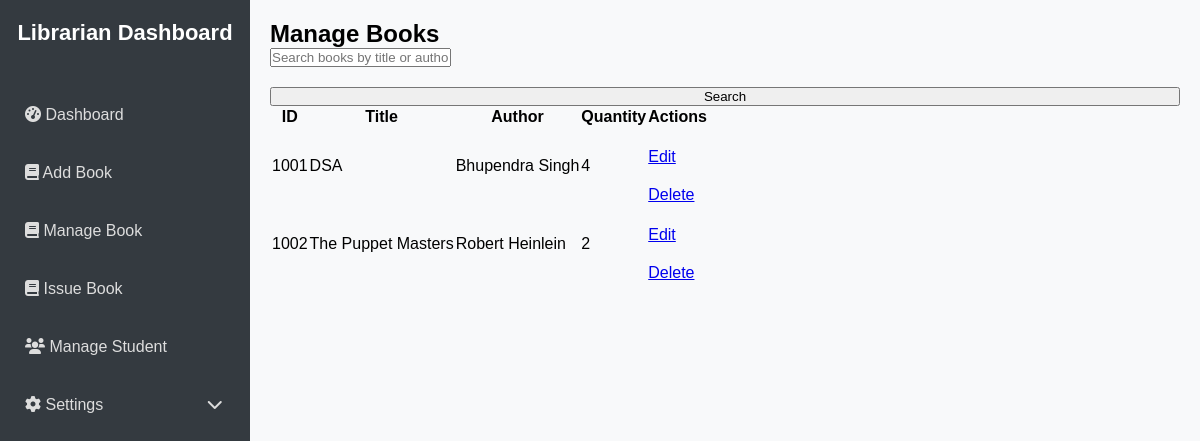
Page /librarian/manage_books.php (signed in) on the earlier database version.
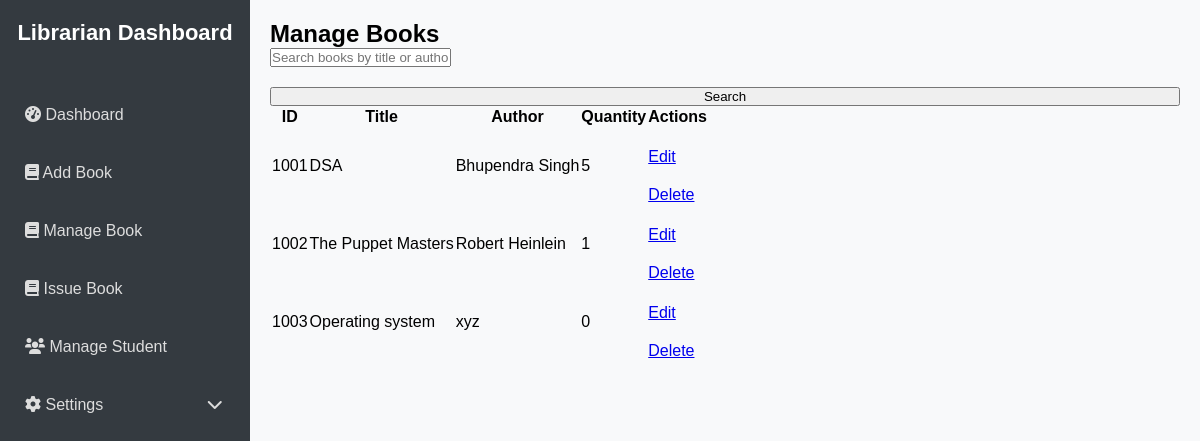
Same page on the later database version.
### tables this page shows
CREATE TABLE `books` (
  `B_id` int(11) NOT NULL,
  `Title` varchar(255) NOT NULL,
  `Author` varchar(255) NOT NULL,
  `ISBN` varchar(20) DEFAULT NULL,
  `Category` varchar(255) DEFAULT NULL,
  `Status` enum('Available','Reserved','Issued') DEFAULT 'Available',
  `Quantity` int(11) NOT NULL
);

### librarian/manage_books.php (the view, shortened to what this page needs)
<?php
require '../includes/config.php';
$search_query = "";
$books_query = "SELECT * FROM books WHERE Title LIKE '%$search_query%' OR Author LIKE '%$search_query%'";
$books_result = mysqli_query($conn, $books_query);
?>
<!DOCTYPE html>
<html lang="en">
<head>
    <link rel="stylesheet" href="../assets/css/style.css">
    <link rel="stylesheet" href="https://cdnjs.cloudflare.com/ajax/libs/font-awesome/6.0.0/css/all.min.css">
    <link rel="stylesheet" href="style.css">
    <link rel="stylesheet" href="../assets/css/style.css">
</head>
<body>
<aside class="sidebar">
        <h1>Librarian Dashboard</h1>
        <nav>
            <ul>
                <li><a href="dashboard.php"><i class="fas fa-tachometer-alt"></i> Dashboard</a></li>
                <li><a href="add_books.php"><i class="fas fa-book"></i> Add Book</a></li>
                <li><a href="manage_books.php"><i class="fas fa-book"></i> Manage Book</a></li>
                <li><a href="issuebook.php"><i class="fas fa-book"></i> Issue Book</a></li>
                <li><a href="manage_student.php"><i class="fa-solid fa-users"></i> Manage Student</a></li>
                <li class="dropdown">
                    <a href="#" onclick="toggleDropdown()" class="dropdown-toggle"><i class="fas fa-cog"></i> Settings <i class="fa fa-chevron-down" style=" margin-left: 100px;"></i></a>
                </li>
            </ul>
        </nav>
    </aside>
<main class="main-content">
    <header class="dashboard-header">
        <h2>Manage Books</h2>
        <form method="GET" action="manage_books.php" class="search-form">
            <input type="text" name="search" placeholder="Search books by title or author" value="<?= htmlspecialchars($search_query); ?>" class="search-input">
            <button type="submit" class="btn btn-primary">Search</button>
        </form>
    </header>
    <table class="table">
        <thead>
            <tr>
                <th>ID</th>
                <th>Title</th>
                <th>Author</th>
                <th>Quantity</th>
                <th>Actions</th>
            </tr>
        </thead>
        <tbody>
            <?php if (mysqli_num_rows($books_result) > 0): ?>
                <?php while ($row = mysqli_fetch_assoc($books_result)): ?>
                    <tr>
                        <td><?= $row['B_id']; ?></td>
                        <td><?= htmlspecialchars($row['Title']); ?></td>
                        <td><?= htmlspecialchars($row['Author']); ?></td>
                        <td><?= htmlspecialchars($row['Quantity']); ?></td>
                        <td>
                            <a href="?edit_id=<?= $row['B_id']; ?>" class="btn btn-secondary">Edit</a>
                            <a href="javascript:void(0);" class="btn btn-danger" onclick="confirmDelete('?delete_id=<?= $row['B_id']; ?>')">Delete</a>
                        </td>
                    </tr>
                <?php endwhile; ?>
            <?php else: ?>
                <tr>
                    <td colspan="5">No books found.</td>
                </tr>
            <?php endif; ?>
        </tbody>
    </table>
</main>
</body>
</html>

Differences in the rows shown:
changed books "DSA": Quantity "4" → "5"
changed books "The Puppet Masters": Quantity "2" → "1"
added books: B_id "1003", Title "Operating system", Author "xyz", Quantity "0"
